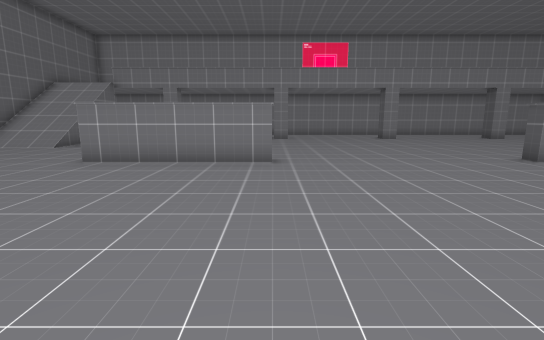
view 1 (above)

16 first-person views from a walk through a 3-D level made in the Godot game engine. The camera is 1.2 m above the floor, tilts 10° down and sees 85° across. The floor is counted in squares, 1.03 m on a side. Each view is taken from the middle of a square. On the plan, view 1 faces up. The plan holds only what a view shows up to about 13 squares ahead; the rest is blank. The place goes on beyond the plan. Characters and animated objects are not drawn.

view 2
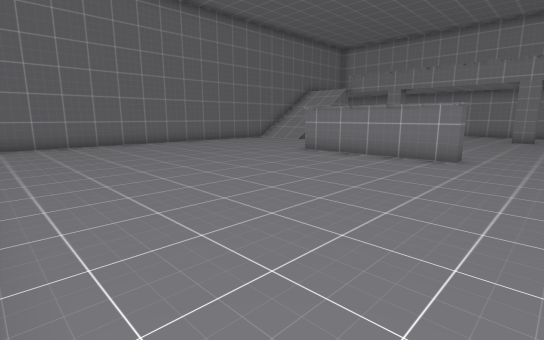

view 3
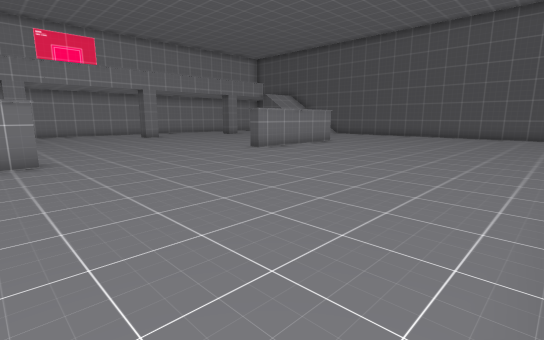

view 4
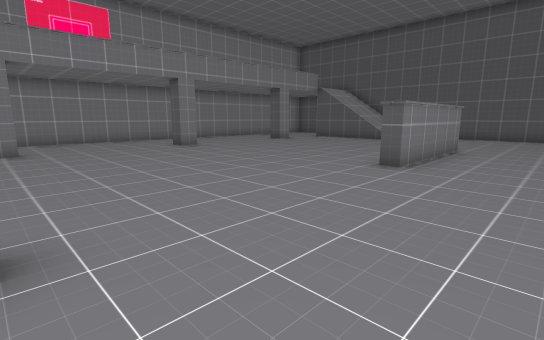

view 5
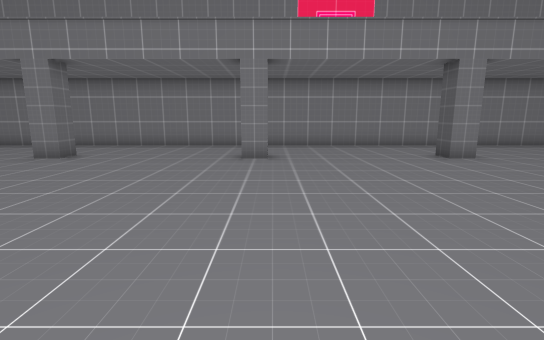

view 6
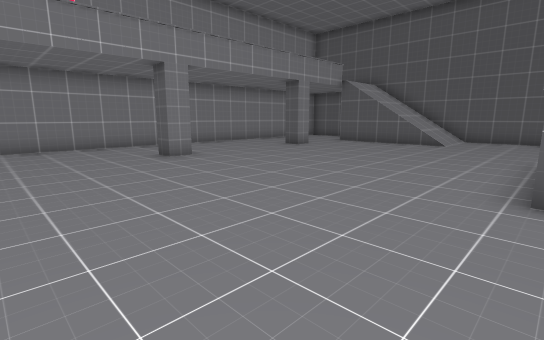

view 7
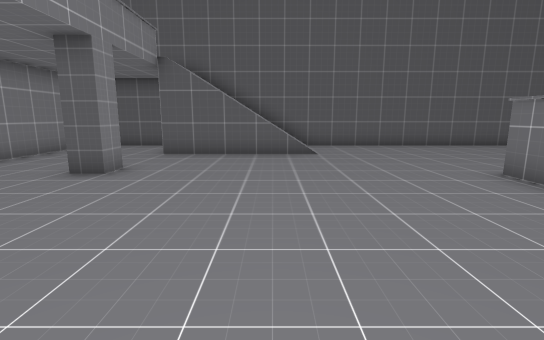

view 8
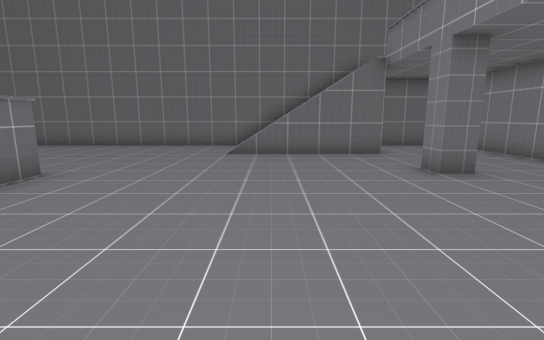

view 9
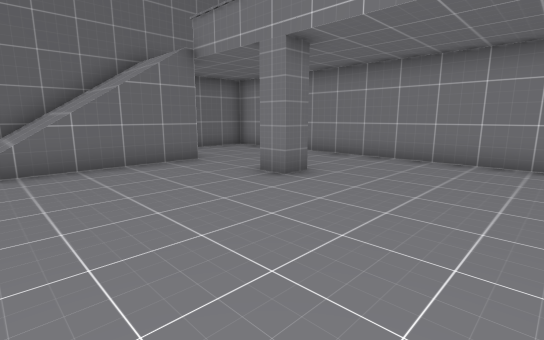

view 10
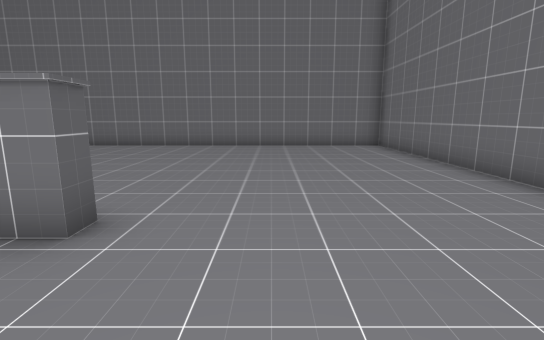

view 11
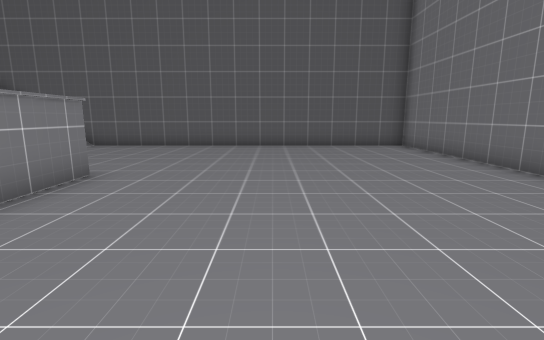

view 12
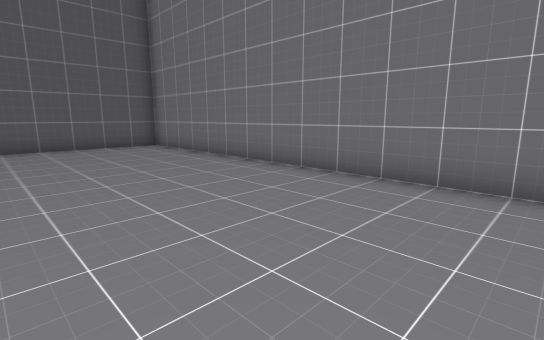

view 13
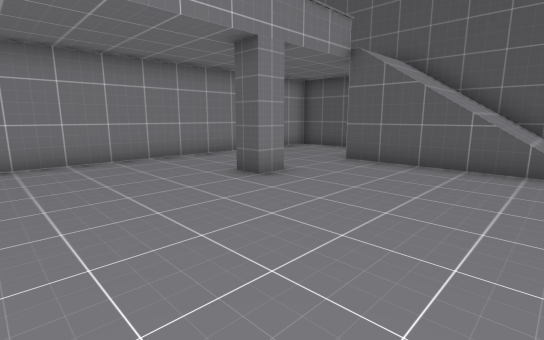

view 14
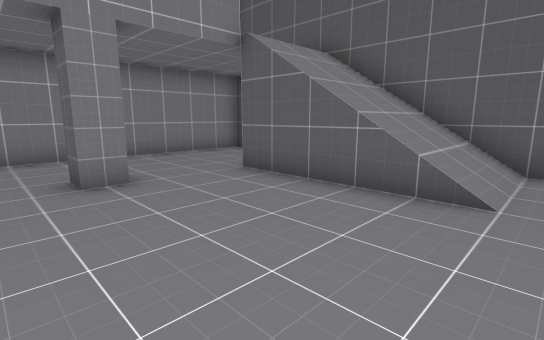

view 15
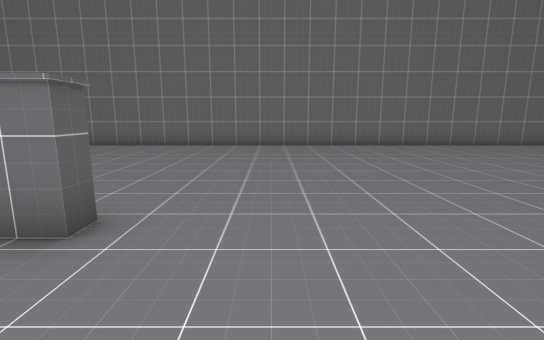

view 16
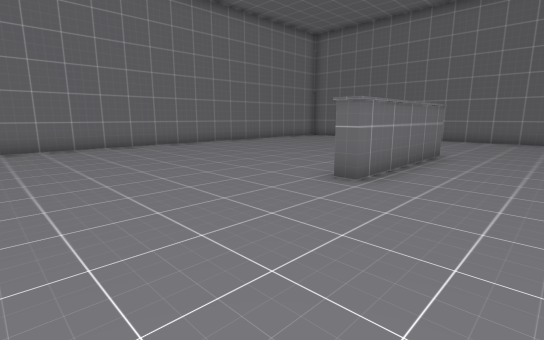

### Floor plan
Key: @ floor where view 1 was taken; # wall or solid block; . floor; / step, stairs or slope; D closed door; C column.
Columns run from 12 left of view 1 to 19 right of it. Each row starts with its distance up from view 1.
 21 ################################
 20 #.............DDDD.............#
 19 #..............................#
 18 #..............................#
 17 #.....CC....CC....CC....CC.....#
 16 #///........................///#
 15 #///........................///#
 14 #///........................///#
 13 #///........................///#
 12 #///........................///#
 11 #..............................#
 10 #..............................#
  9 #..............................#
  8 #......#####.......#####.......#
  7 #..............................#
  6 #..............................#
  5 #..............................#
  4 #..............................#
  3 #..............................#
  2 #..............................#
  1 #..............................#
  0 #...........@..................#
 -1 #..............................#
 -2 ################################

Positions as (right, up) in squares from view 1, and headings:
1: (0, 0), facing up
2: (2, -1), facing up-left
3: (-1, -1), facing up-right
4: (0, 5), facing up-right
5: (1, 8), facing up
6: (2, 8), facing up-right
7: (6, 13), facing right
8: (1, 13), facing left
9: (-1, 12), facing up-left
10: (-7, 11), facing down
11: (6, 4), facing right
12: (6, 4), facing down-right
13: (8, 12), facing up-right
14: (11, 11), facing up-right
15: (5, 11), facing down
16: (5, 11), facing down-left
